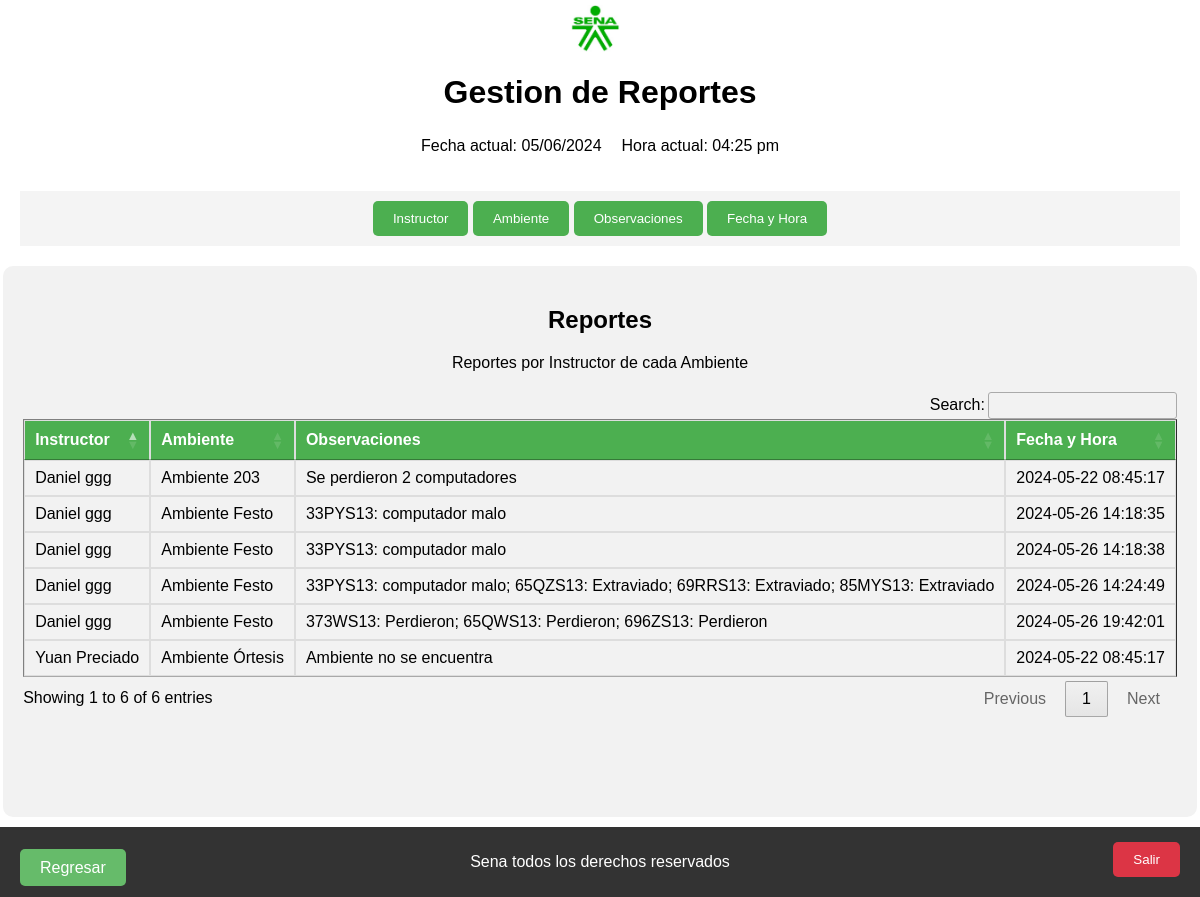
The app's page /views/administrador/reportes/index.php, older data.
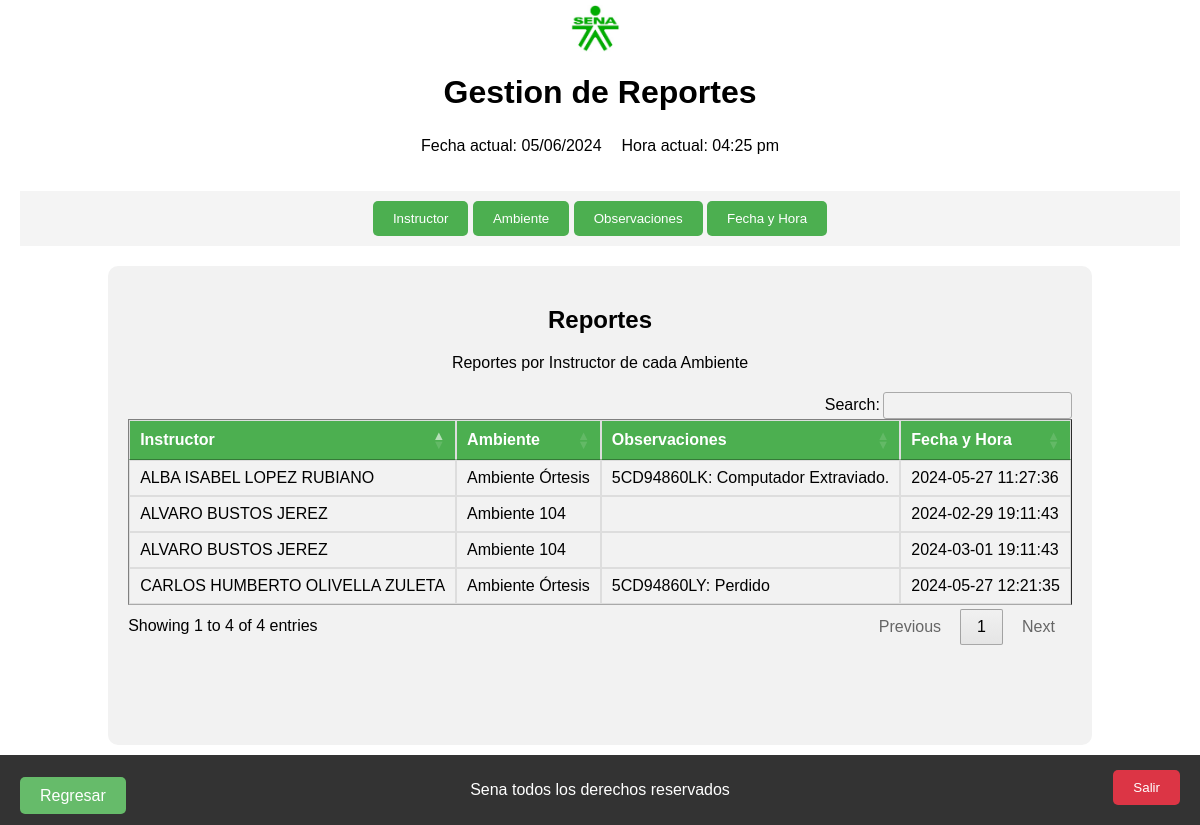
The same page, newer data.
### tables this page shows
CREATE TABLE `t_reportes` (
  `Id_reporte` int(4) NOT NULL,
  `FechaHora` datetime DEFAULT NULL,
  `Id_usuario` int(2) DEFAULT NULL,
  `Id_ambiente` int(2) DEFAULT NULL,
  `Estado` varchar(1) DEFAULT NULL,
  `Estado_Reporte` tinyint(1) NOT NULL DEFAULT 0,
  `Fecha_Solucion` datetime DEFAULT NULL,
  `Observaciones` varchar(250) DEFAULT NULL
);

CREATE TABLE `t_ambientes` (
  `Id_ambiente` int(50) NOT NULL,
  `Nombre` varchar(100) NOT NULL,
  `Torre` enum('Oriental','Occidental') NOT NULL,
  `Especialidad` varchar(100) DEFAULT NULL,
  `Computadores` int(50) DEFAULT NULL,
  `CheckPcs` tinyint(1) NOT NULL DEFAULT 1,
  `Tvs` int(50) DEFAULT NULL,
  `CheckTvs` tinyint(1) NOT NULL DEFAULT 1,
  `Sillas` int(50) DEFAULT NULL,
  `CheckSillas` tinyint(1) NOT NULL DEFAULT 1,
  `Mesas` int(50) DEFAULT NULL,
  `CheckMesas` tinyint(1) NOT NULL DEFAULT 1,
  `Tableros` int(50) DEFAULT NULL,
  `CheckTableros` tinyint(1) NOT NULL DEFAULT 1,
  `Nineras` int(50) DEFAULT NULL,
  `CheckNineras` tinyint(1) NOT NULL DEFAULT 1,
  `CheckInfraestructura` tinyint(1) NOT NULL DEFAULT 1,
  `Estado` tinyint(1) NOT NULL DEFAULT 1,
  `Observaciones` varchar(500) DEFAULT NULL,
  `Estado_Ambiente` tinyint(1) DEFAULT NULL
);

### views/administrador/reportes/index.php (the view, shortened to what this page needs)
<?php
$db = Database::connect();
?>
<!DOCTYPE html>
<html lang="es">
<head>
    <link rel="stylesheet" type="text/css" href="../assets/styles.css">
    <link rel="stylesheet" type="text/css" href="https://cdn.datatables.net/1.12.1/css/jquery.dataTables.css">
    <link rel="stylesheet" type="text/css" href="https://cdn.datatables.net/buttons/2.3.6/css/buttons.dataTables.min.css">
</head>
<body>
    <header>
        <div class="logo-container">
            <img src="../assets/Logo-Sena.jpg" alt="Logo de la empresa" class="logo">
        </div>
        <div class="title">
            <h1>Gestion de Reportes</h1>
        </div>
        <div class="datetime">
            <?php
                $fechaActual = date("d/m/Y");
                $horaActual = date("h:i a");
            ?>
            <div class="datetime">
                <div class="fecha">
                    <p>Fecha actual: <?php echo $fechaActual; ?></p>
                </div>
                <div class="hora">
                    <p>Hora actual: <?php echo $horaActual; ?></p>
                </div>
            </div>
        </div>
    </header>
    <nav>
    <div class="column-toggle-buttons">
            <button class="toggle-vis" data-column="0">Instructor</button>
            <button class="toggle-vis" data-column="1">Ambiente</button>
            <button class="toggle-vis" data-column="2">Observaciones</button>
            <button class="toggle-vis" data-column="3">Fecha y Hora</button>
        </div>
    </nav>
    <section class="ambiente" id="section-ambiente">
        <div class="subtitulo-ambiente">
            <h2>Reportes</h2>
        </div>
        <div class="descripcion-ambiente">
            <p>Reportes por Instructor de cada Ambiente</p>
        </div>
        <div class="tabla-ambientes tabla-scroll">
            <table class="table table-striped table-dark table_id" border="1" id="tabla-ambientes">
                <thead>
                    <tr>
                        <th>Instructor</th>
                        <th>Ambiente</th>
                        <th>Observaciones</th>
                        <th>Fecha y Hora</th>
                    </tr>
                </thead>
                <tbody>
                <?php
                $query = "SELECT r.Id_reporte, r.Observaciones, r.FechaHora, CONCAT(u.Nombres, ' ', u.Apellidos) AS NombreCompleto, a.Nombre AS ambiente
                        FROM t_reportes AS r
                        INNER JOIN t_usuarios AS u ON r.Id_usuario = u.Id_usuario
                        INNER JOIN t_ambientes AS a ON r.Id_ambiente = a.Id_ambiente";
                $result = $db->query($query);
                if ($result->num_rows > 0) {
                    while ($row = $result->fetch_assoc()) {
                        echo "<tr>";
                        echo "<td>" . $row['NombreCompleto'] . "</td>";
                        echo "<td>" . $row['ambiente'] . "</td>";
                        echo "<td>" . $row['Observaciones'] . "</td>";
                        echo "<td>" . $row['FechaHora'] . "</td>";
                        echo "</tr>";
                    }
                } else {
                    echo "<tr><td colspan='4'>No hay registros</td></tr>";
                }
                ?>
                </tbody>
            </table>
        </div>
        <div class="regresar">
            <?php
                $url_regresar = 'home';
            ?>
            <a href="<?php echo $url_regresar; ?>" class="button boton-centrado" id="btn-regresar">Regresar</a>
        </div>
        <div class="salir">
            <button id="btn_salir">Salir</button>
        </div>
    </section>
    <footer>
        <p>Sena todos los derechos reservados</p>
    </footer>
</body>
</html>

### assets/styles.css (style rules this page uses)
body { margin: 5px 0 0 0; padding: 0; display: flex; flex-direction: column; align-items: center; justify-content: center; min-height: 100vh; font-family: Arial, sans-serif; }
header { display: flex; flex-direction: column; align-items: center; justify-content: space-between; margin-bottom: 20px; }
header h1 { margin-bottom: 10px; }
.logo-container { display: flex; align-items: center; margin-right: 10px; }
.logo { width: 50px; height: auto; }
nav { background-color: #f4f4f4; padding: 10px 0; text-align: center; margin-bottom: 20px; width: calc(100% - 40px); max-width: 1200px; margin-left: auto; margin-right: auto; }
.datetime { display: flex; justify-content: space-between; margin-bottom: 0px; }
.datetime .fecha { margin-right: 10px; }
.datetime .hora { margin-left: 10px; }
footer { position: fixed; bottom: 0; left: 0; width: 100%; background-color: #333; color: #fff; text-align: center; padding: 10px 0; }
.ambiente { background-color: #f2f2f2; padding: 20px; border-radius: 10px; margin: 0px; margin-bottom: 80px; max-width: 1200px; }
.subtitulo-ambiente { text-align: center; margin-bottom: 20px; }
.descripcion-ambiente { text-align: center; margin-bottom: 20px; }
.tabla-ambientes { max-height: 400px; overflow-y: auto; margin-bottom: 80px; }
.tabla-ambientes table { width: 100%; border-collapse: collapse; }
.tabla-ambientes th, .tabla-ambientes td { padding: 8px; border: 1px solid #ddd; text-align: left; }
.tabla-ambientes th { background-color: #4CAF50; color: white; }
.tabla-ambientes tr:nth-child(even) { background-color: #f2f2f2; }
.boton-modificar, .boton-generar-qr, .boton-habilitar, .boton-inhabilitar, .boton-centrado { background-color: #66BB6A; color: white; padding: 10px 20px; border: none; border-radius: 5px; text-decoration: none; }
.salir { position: fixed; bottom: 20px; right: 20px; z-index: 1; }
#btn_salir { background-color: #dc3545; color: white; padding: 10px 20px; border: none; border-radius: 5px; cursor: pointer; }
.regresar { position: fixed; bottom: 20px; left: 20px; z-index: 1; }
button { background-color: #4CAF50; color: white; padding: 10px 20px; border: none; border-radius: 5px; cursor: pointer; transition: background-color 0.3s; }

Row changes from the older to the newer data that the page shows:
removed t_reportes: NombreCompleto "Daniel ggg", Id_ambiente.Nombre "Ambiente 203", Observaciones "Se perdieron 2 computadores", FechaHora "2024-05-22 08:45:17"
removed t_reportes: NombreCompleto "Yuan Preciado", Id_ambiente.Nombre "Ambiente Órtesis", Observaciones "Ambiente no se encuentra", FechaHora "2024-05-22 08:45:17"
removed t_reportes: NombreCompleto "Daniel ggg", Id_ambiente.Nombre "Ambiente Festo", Observaciones "33PYS13: computador malo", FechaHora "2024-05-26 14:18:35"
removed t_reportes: NombreCompleto "Daniel ggg", Id_ambiente.Nombre "Ambiente Festo", Observaciones "33PYS13: computador malo", FechaHora "2024-05-26 14:18:38"
removed t_reportes: NombreCompleto "Daniel ggg", Id_ambiente.Nombre "Ambiente Festo", Observaciones "33PYS13: computador malo; 65QZS13: Extraviado; 69RRS13: Extraviado; 85MYS13: Extraviado", FechaHora "2024-05-26 14:24:49"
removed t_reportes: NombreCompleto "Daniel ggg", Id_ambiente.Nombre "Ambiente Festo", Observaciones "373WS13: Perdieron; 65QWS13: Perdieron; 696ZS13: Perdieron", FechaHora "2024-05-26 19:42:01"
added t_reportes: NombreCompleto "ALBA ISABEL LOPEZ RUBIANO", Id_ambiente.Nombre "Ambiente Órtesis", Observaciones "5CD94860LK: Computador Extraviado.", FechaHora "2024-05-27 11:27:36"
added t_reportes: NombreCompleto "CARLOS HUMBERTO OLIVELLA ZULETA", Id_ambiente.Nombre "Ambiente Órtesis", Observaciones "5CD94860LY: Perdido", FechaHora "2024-05-27 12:21:35"
added t_reportes: NombreCompleto "ALVARO BUSTOS JEREZ", Id_ambiente.Nombre "Ambiente 104", FechaHora "2024-02-29 19:11:43"
added t_reportes: NombreCompleto "ALVARO BUSTOS JEREZ", Id_ambiente.Nombre "Ambiente 104", FechaHora "2024-03-01 19:11:43"
Text that changed along with them:
text written by a page script: "Search: Showing 1 to 6 of 6 entries Previous 1 Next" → "Search: Showing 1 to 4 of 4 entries Previous 1 Next"
